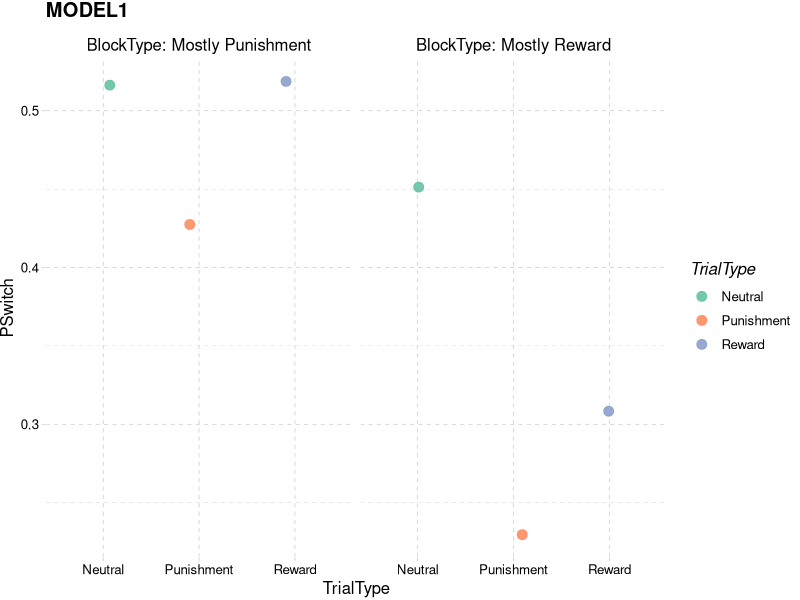
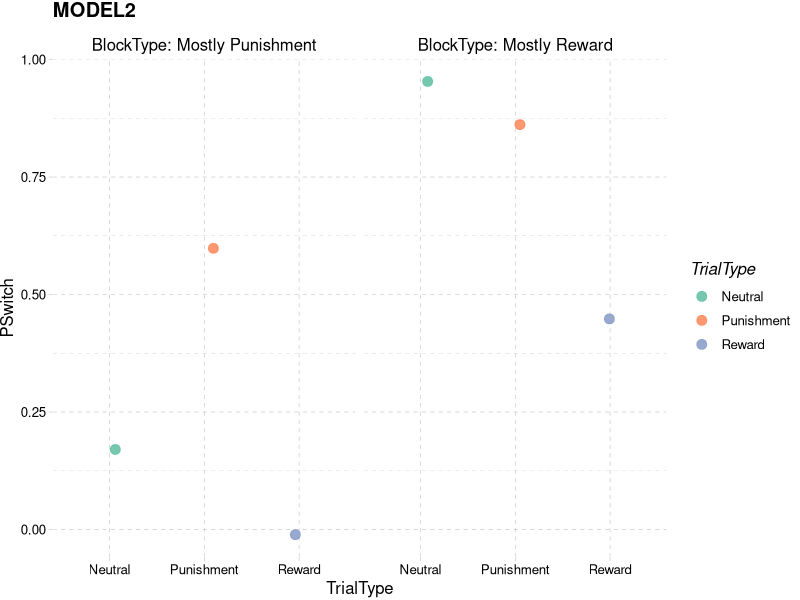
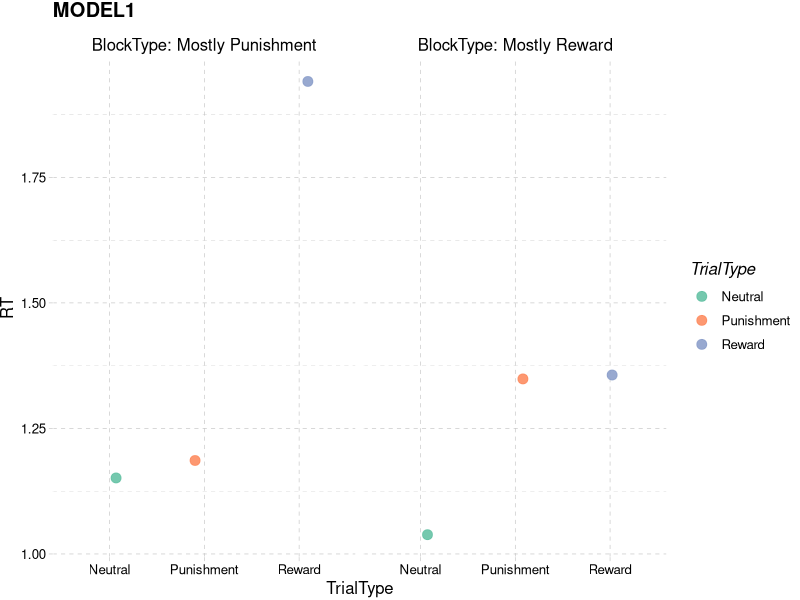
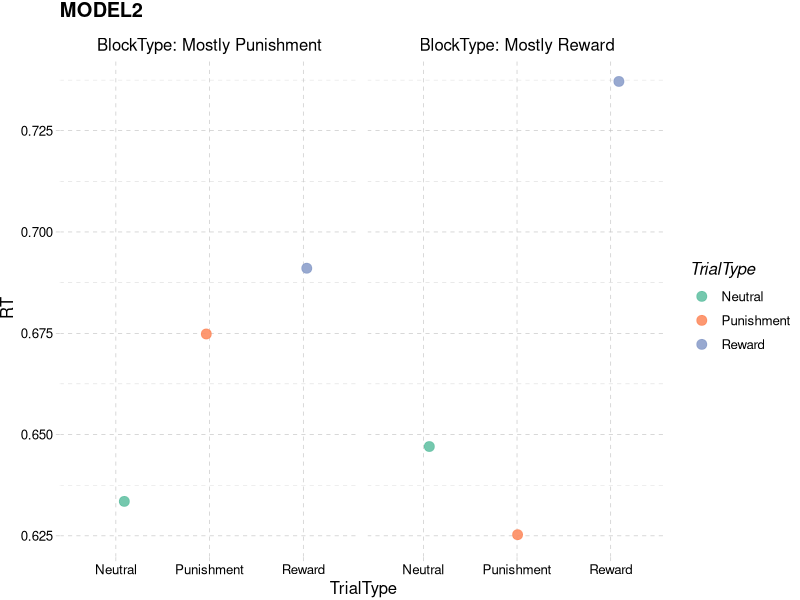
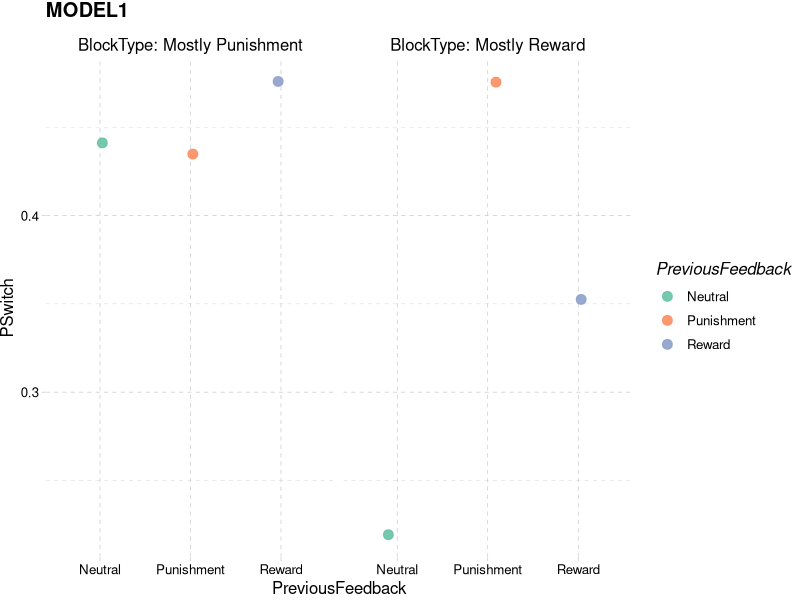
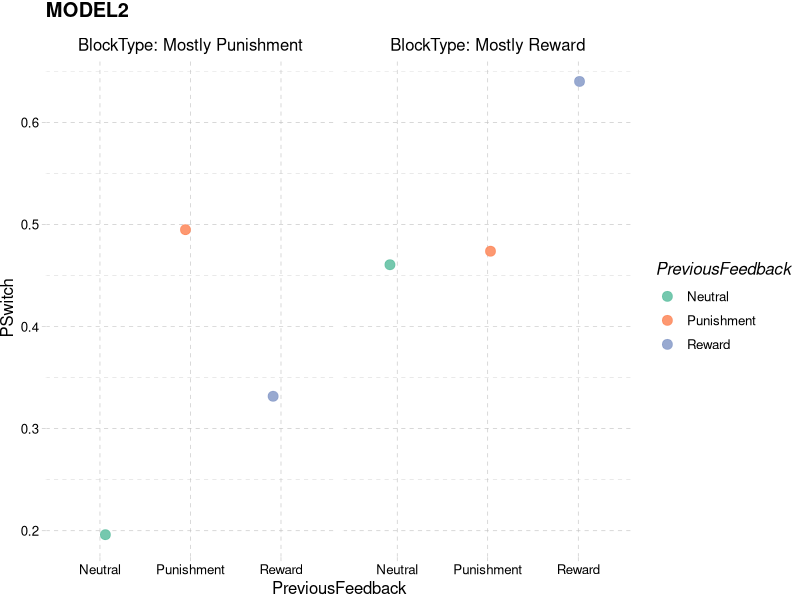
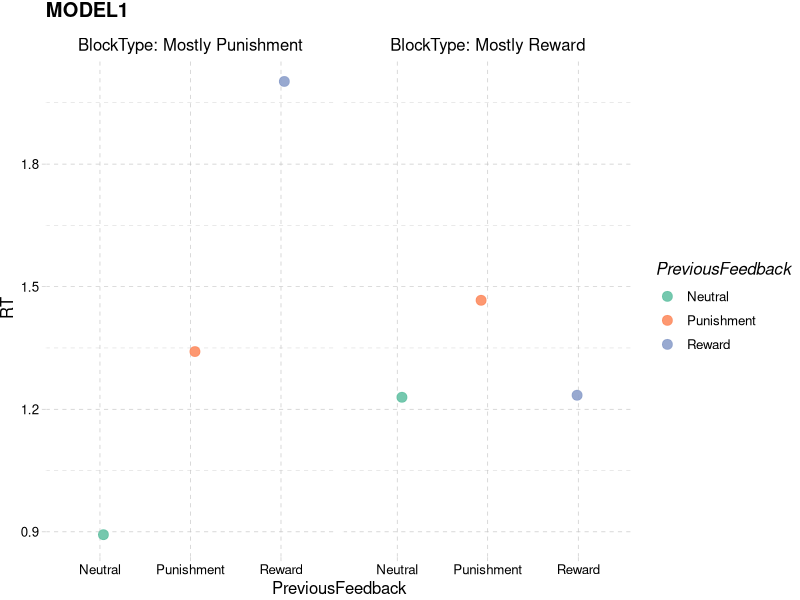
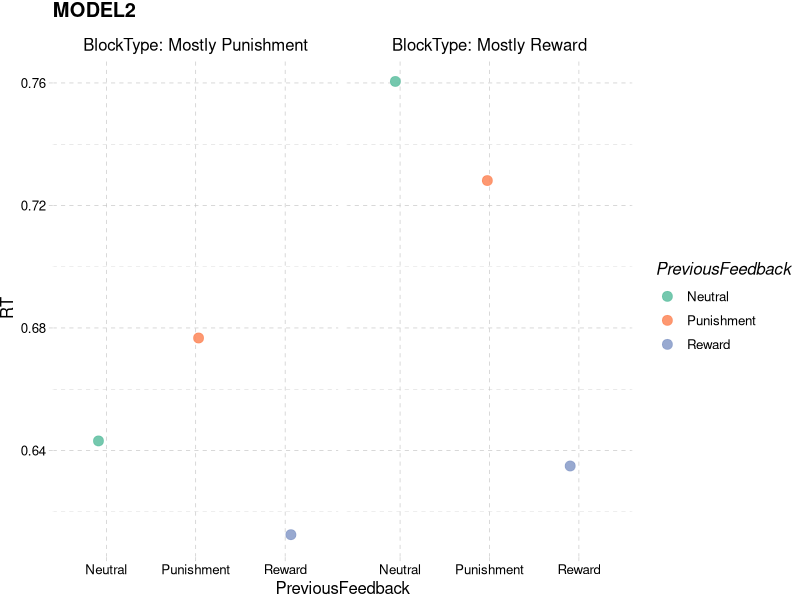

Generate these figures, in order, with R:
## ---- chunk 1
knitr::opts_chunk$set(echo = TRUE)
library(plyr)
library(ggthemes)
library(ggplot2)
library(ggsci)
library(tidyverse)
library(xtable)
library(kableExtra)
library(pracma)  # imports Mode function
library(rstatix)
rm(list = ls())
## ---- chunk 2
model1 <- read.csv("model1.csv")
model2 <- read.csv("model2.csv")

model1 <- model1 %>% rename (Trial = X, CurrentResponse=Response) %>%
  mutate(CurrentResponse=ifelse(CurrentResponse=='l', 2, 3),
         TrialType=case_when(TrialType == "win" ~ "Reward",
                             TrialType == "lose" ~ "Punishment",
                             TrialType == "neutral" ~ "Neutral",
                             TRUE ~ "NA"),
         BlockType=case_when(BlockType == "mostly_reward" ~ "Mostly Reward",
                             BlockType == "mostly_punish" ~ "Mostly Punishment",
                             TRUE ~ "NA"))

model2 <- model2 %>% rename (Trial = X, CurrentResponse=Response) %>%
  mutate(CurrentResponse=ifelse(CurrentResponse=='l', 2, 3),
         TrialType=case_when(TrialType == "win" ~ "Reward",
                             TrialType == "lose" ~ "Punishment",
                             TrialType == "neutral" ~ "Neutral",
                             TRUE ~ "NA"),
         BlockType=case_when(BlockType == "mostly_reward" ~ "Mostly Reward",
                             BlockType == "mostly_punish" ~ "Mostly Punishment",
                             TRUE ~ "NA"))
## ---- chunk 3
future_moves <- function(responses) {
  c(responses[2:length(responses)], NA)
}
past_moves <- function(responses) {
  c(NA, responses[1:length(responses)-1])
}


model1 <- model1 %>%
   mutate(FutureResponse = future_moves(CurrentResponse),
         PastResponse = past_moves(CurrentResponse),
         PreviousFeedback = past_moves(TrialType),
         ResponseSwitch = if_else(CurrentResponse == FutureResponse, 0, 1))


model2 <- model2 %>%
   mutate(FutureResponse = future_moves(CurrentResponse),
         PastResponse = past_moves(CurrentResponse),
         PreviousFeedback = past_moves(TrialType),
         ResponseSwitch = if_else(CurrentResponse == FutureResponse, 0, 1))

## ---- chunk 4
model1.aggregate <- model1 %>%
  na.omit() %>%
  group_by(BlockType, 
           TrialType) %>%
  summarise(PSwitch = mean(ResponseSwitch), RT = mean(RT))

model2.aggregate <- model2 %>%
  na.omit() %>%
  group_by(BlockType, 
           TrialType) %>%
  summarise(PSwitch = mean(ResponseSwitch), RT = mean(RT))

## ---- chunk 5
PSwitch.aggplot <- function(aggregate.dat) {
  res <- ggplot(aggregate.dat,
       aes(x = TrialType, y = PSwitch, col = TrialType)) +
  facet_grid( ~ BlockType, labeller = label_both) +
  geom_point(position = position_jitter(width = 0.1, height = 0.05),
             alpha = 0.9, size=3) +
  scale_color_brewer(palette = "Set2") +
  #stat_summary(fun.data = "mean_cl_boot", col="black") +
  theme_pander()
  return(res)
}

RT.aggplot <- function(aggregate.dat) {
  res <- ggplot(aggregate.dat,
       aes(x = TrialType, y = RT, col = TrialType)) +
  facet_grid( ~ BlockType, labeller = label_both) +
  geom_point(position = position_jitter(width = 0.1, height = 0.05),
             alpha = 0.9, size=3) +
  scale_color_brewer(palette = "Set2") +
  #stat_summary(fun.data = "mean_cl_boot", col="black") +
  theme_pander()
  return(res)
}

## ---- chunk 6
PSwitch.aggplot(model1.aggregate) + ggtitle("MODEL1")
PSwitch.aggplot(model2.aggregate) + ggtitle("MODEL2")


RT.aggplot(model1.aggregate) + ggtitle("MODEL1")
RT.aggplot(model2.aggregate) + ggtitle("MODEL2")
## ---- chunk 7
model1.pf_aggregate <- model1 %>%
  na.omit() %>%
  group_by(BlockType, 
           PreviousFeedback) %>%
  summarise(PSwitch = mean(ResponseSwitch), RT = mean(RT))

model2.pf_aggregate <- model2 %>%
  na.omit() %>%
  group_by(BlockType, 
           PreviousFeedback) %>%
  summarise(PSwitch = mean(ResponseSwitch), RT = mean(RT))
## ---- chunk 8
PSwitch.pfaggplot <- function(aggregate.dat) {
  res <- ggplot(aggregate.dat,
       aes(x = PreviousFeedback, y = PSwitch, col = PreviousFeedback)) +
  facet_grid( ~ BlockType, labeller = label_both) +
  geom_point(position = position_jitter(width = 0.1, height = 0.05),
             alpha = 0.9, size=3) +
  scale_color_brewer(palette = "Set2") +
  #stat_summary(fun.data = "mean_cl_boot", col="black") +
  theme_pander()
  return(res)
}

RT.pfaggplot <- function(aggregate.dat) {
  res <- ggplot(aggregate.dat,
       aes(x = PreviousFeedback, y = RT, col = PreviousFeedback)) +
  facet_grid( ~ BlockType, labeller = label_both) +
  geom_point(position = position_jitter(width = 0.1, height = 0.05),
             alpha = 0.9, size=3) +
  scale_color_brewer(palette = "Set2") +
  #stat_summary(fun.data = "mean_cl_boot", col="black") +
  theme_pander()
  return(res)
}
## ---- chunk 9
PSwitch.pfaggplot(model1.pf_aggregate) + ggtitle("MODEL1")
PSwitch.pfaggplot(model2.pf_aggregate) + ggtitle("MODEL2")


RT.pfaggplot(model1.pf_aggregate) + ggtitle("MODEL1")
RT.pfaggplot(model2.pf_aggregate)+ ggtitle("MODEL2")
